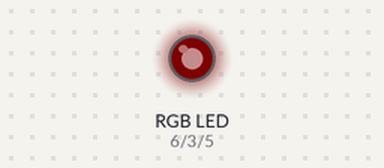
The sketch below on a simulated Arduino Uno, built with avr-gcc and run on an emulated ATmega328P. Parts: an RGB LED mixed from three pins (HIGH = lit). Dim RGB values are drawn brighter than linear.

Above: at 0.05 s.
At 1.35 s:
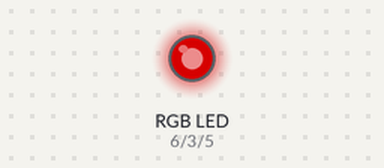
At 2.7 s:
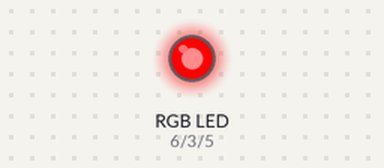
At 5.35 s:
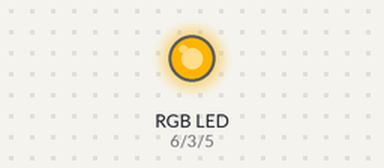
At 8.0 s:
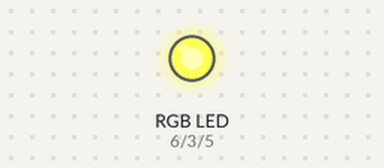
At 10.65 s:
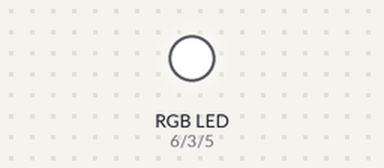
Timing chart, 0 to 13.9 s (numbered marks = the images above):
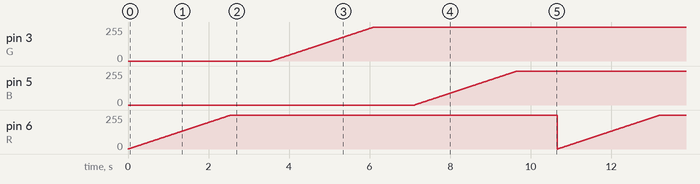

Measured:
- by itself, pin 3 (G), pin 5 (B), pin 6 (R): ramps from 0/255 to 254/255 and jumps back, once every 10.7 s

The sketch:

Q6.ino
```cpp
const int G = 3;
const int B = 5;
const int R = 6;
void setup() {
  // put your setup code here, to run once:
  pinMode(R, OUTPUT);
  pinMode(G, OUTPUT);
  pinMode(B, OUTPUT);
}

void loop() {
 for(int i =0; i < 255; i++){
  analogWrite(R, i);
  delay(10);
 }
delay(1000);

 for(int i =0; i < 255; i++){
  analogWrite(G, i);
  delay(10);
 }
delay(1000);

 for(int i =0; i < 255; i++){
  analogWrite(B, i);
  delay(10);
 }
delay(1000);

}
```
